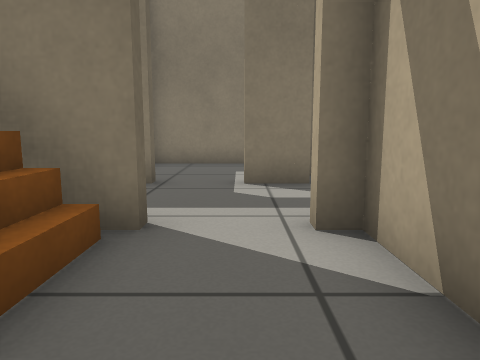
View 1 (above)

23 first-person views from a walk through a Gazebo world. The camera is 0.5 m above the floor, tilts 8° down and sees 70° across. The floor is counted in squares, 0.5 m on a side. Each view is taken from the middle of a square. On the plan, view 1 faces up. The plan holds only what a view shows up to about 13 squares ahead; the rest is blank. The place goes on beyond the plan.

View 2
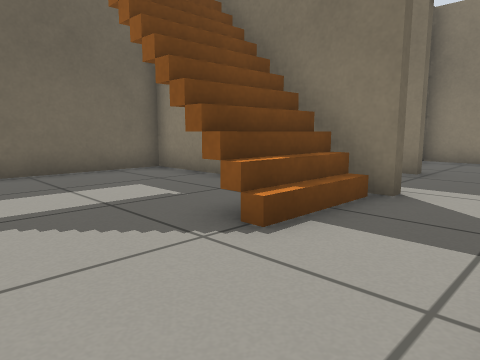

View 3
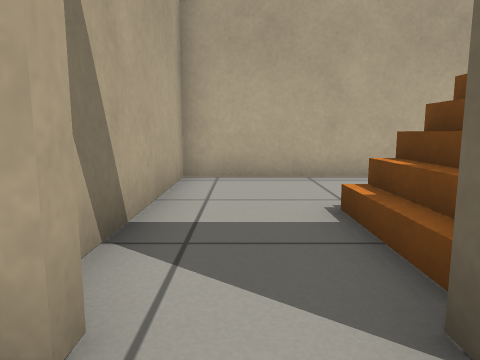

View 4
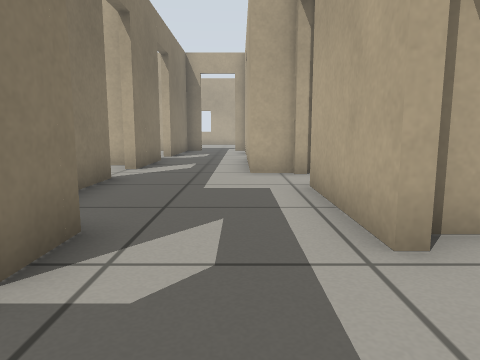

View 5
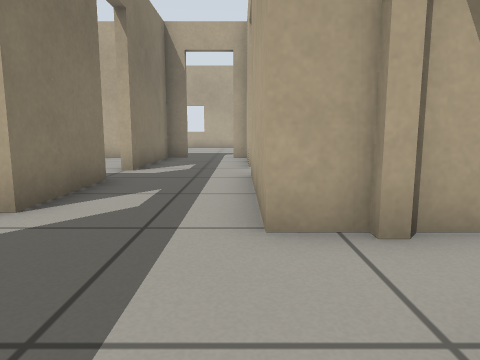

View 6
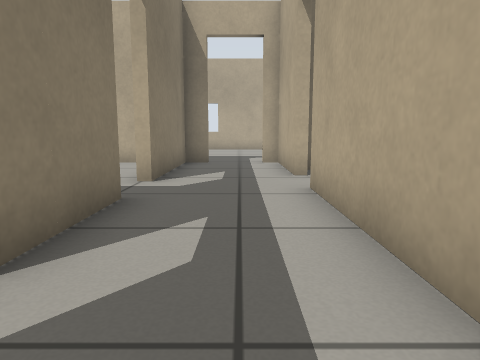

View 7
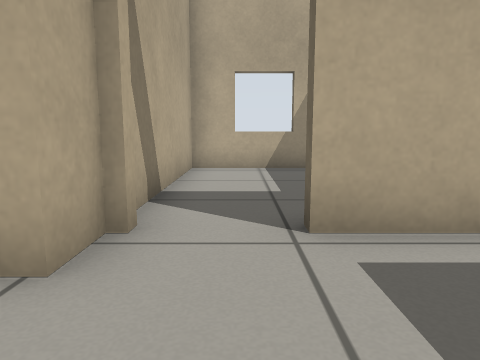

View 8
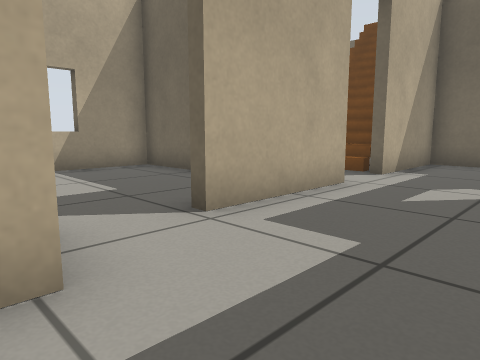

View 9
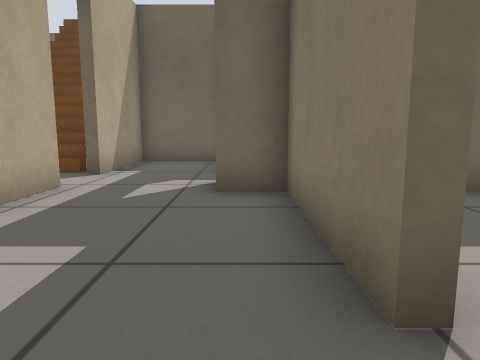

View 10
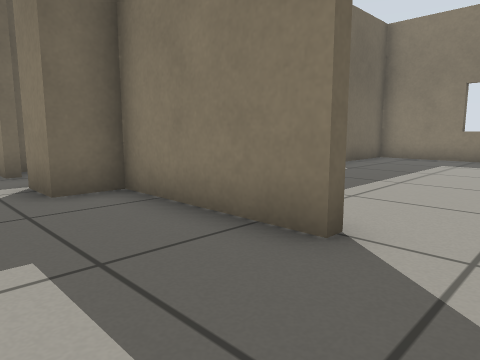

View 11
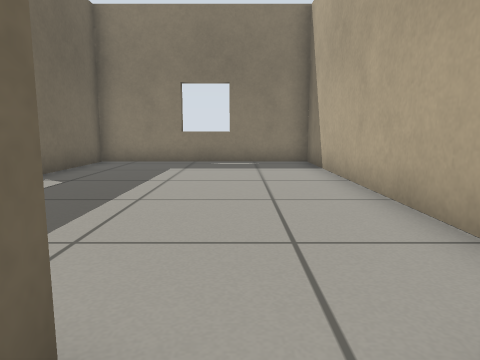

View 12
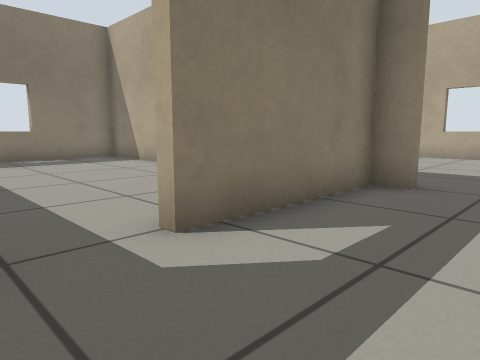

View 13
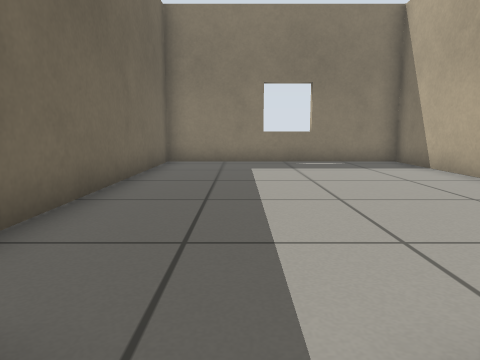

View 14
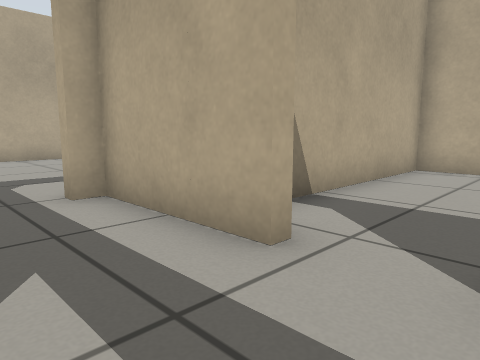

View 15
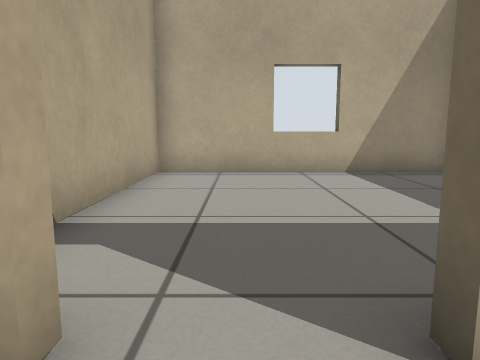

View 16
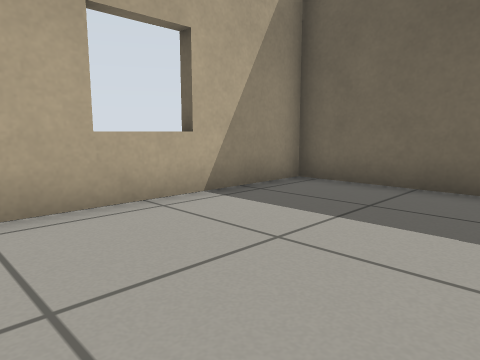

View 17
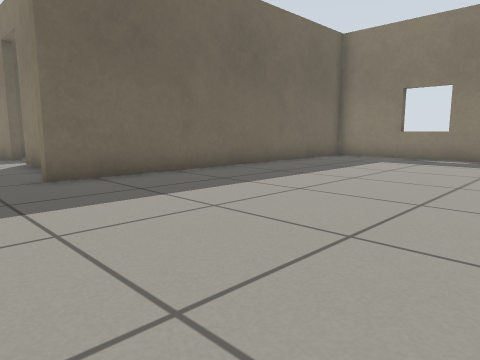

View 18
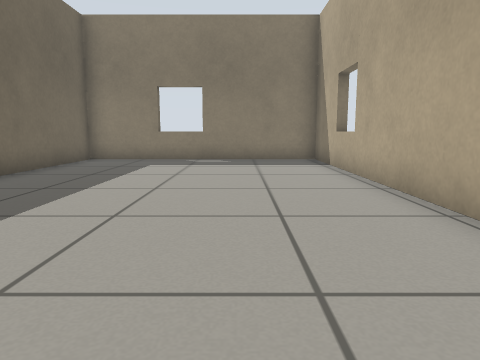

View 19
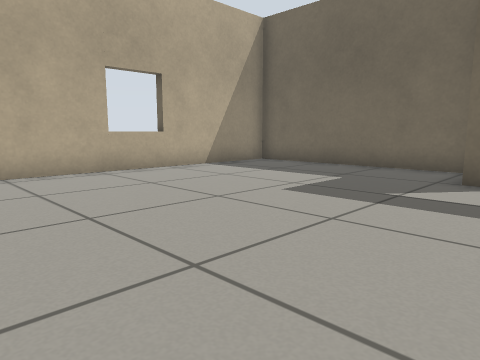

View 20
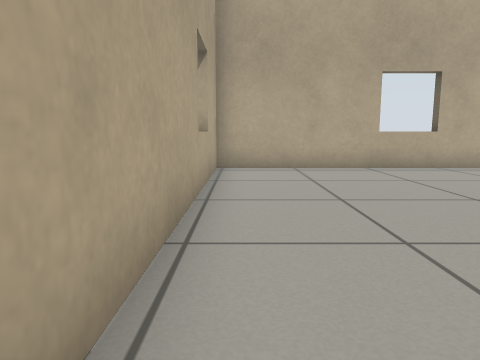

View 21
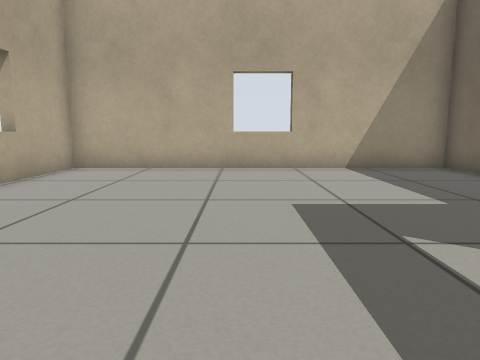

View 22
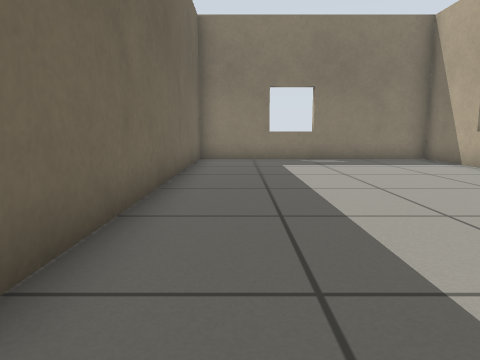

View 23
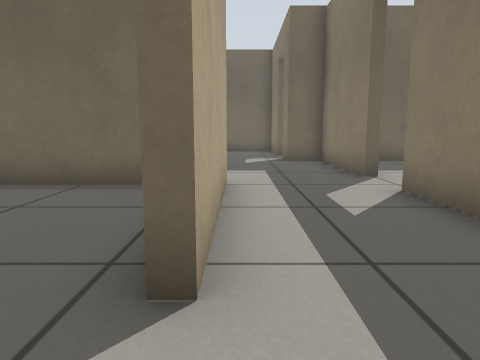

### Floor plan
Ten units are one square. View 1 is at (0, 0); x grows to the right and y downward. Boxes are objects, and circles mark ways between rooms. Rooms are numbered by the first view taken in them; rooms with no view inside come last. Other rooms are left out.
<svg viewBox="-82 -190 334 220">
<path fill="none" stroke="#000" d="M-49 25 13 25 13 -34M-10 -34 -77 -34 -77 5M13 -34 8 -34M54 -78 14 -78 14 -66 0 -66M63 -36 63 -47 111 -47M8 -37 44 -37M101 -78 71 -78M-17 -66 -22 -66M127 -47 162 -47 162 -52M-46 -63 -46 -37 -10 -37M162 -70 162 -78 119 -78M66 -32 66 25 140 25 140 -43M143 -40 143 25 247 25 247 -185 165 -185 165 -70M14 -110 14 -96M83 -84 83 -185 14 -185 14 -150M162 -144 162 -185 86 -185 86 -104M162 -94 162 -103M15 2 15 25 63 25 63 -34"/>
<rect x="-25" y="-35" width="10" height="10" fill="#bbb"><title>stairs</title></rect>
<circle cx="-3" cy="-37" r="3" fill="#2a7"/>
<circle cx="117" cy="-47" r="3" fill="#2a7"/>
<circle cx="160" cy="-65" r="3" fill="#2a7"/>
<circle cx="65" cy="-80" r="3" fill="#2a7"/>
<circle cx="110" cy="-80" r="3" fill="#2a7"/>
<circle cx="53" cy="-37" r="3" fill="#2a7"/>
<text x="-30" y="0">1</text>
<text x="50" y="-60">2</text>
<text x="100" y="-10">3</text>
<text x="200" y="-80">4</text>
<text x="50" y="-140">5</text>
<text x="120" y="-140">6</text>
<text x="40" y="0">7</text>
</svg>
Room 1 opens to room 2. Room 2 opens to room 3. Room 2 opens to room 4. Room 2 opens to room 5. Room 2 opens to room 6. Room 2 opens to room 7.

Where each view was taken, in squares from view 1:
view 1: 0 up, 0 right, facing up
view 2: 2 down, 1 right, facing up-left
view 3: 5 up, 0 right, facing down
view 4: 5 up, 2 left, facing right
view 5: 5 up, 3 right, facing right
view 6: 6 up, 5 right, facing right
view 7: 7 up, 5 right, facing down
view 8: 7 up, 7 right, facing down-left
view 9: 7 up, 7 right, facing left
view 10: 5 up, 7 right, facing up-left
view 11: 7 up, 6 right, facing up
view 12: 5 up, 10 right, facing up-right
view 13: 7 up, 11 right, facing up
view 14: 7 up, 11 right, facing down-right
view 15: 6 up, 12 right, facing down
view 16: 2 up, 13 right, facing down-left
view 17: 5 up, 24 right, facing up-left
view 18: 6 up, 22 right, facing up
view 19: 6 up, 24 right, facing down-left
view 20: 7 up, 24 right, facing down
view 21: 7 up, 20 right, facing down
view 22: 6 up, 18 right, facing up
view 23: 5 up, 13 right, facing left
